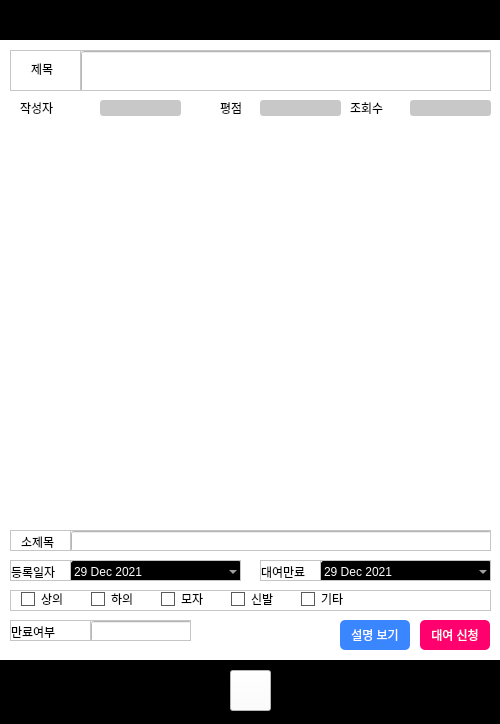
<?xml version="1.0" encoding="UTF-8"?>
<ui version="4.0">
 <class>MainWindow</class>
 <widget class="QMainWindow" name="MainWindow">
  <property name="geometry">
   <rect>
    <x>0</x>
    <y>0</y>
    <width>500</width>
    <height>724</height>
   </rect>
  </property>
  <property name="windowTitle">
   <string>입어바라</string>
  </property>
  <property name="styleSheet">
   <string notr="true">background-color: white;</string>
  </property>
  <widget class="QWidget" name="centralwidget">
   <widget class="QFrame" name="frame">
    <property name="geometry">
     <rect>
      <x>0</x>
      <y>0</y>
      <width>500</width>
      <height>40</height>
     </rect>
    </property>
    <property name="styleSheet">
     <string notr="true">background-color: black;</string>
    </property>
    <property name="frameShape">
     <enum>QFrame::StyledPanel</enum>
    </property>
    <property name="frameShadow">
     <enum>QFrame::Raised</enum>
    </property>
   </widget>
   <widget class="QFrame" name="frame_2">
    <property name="geometry">
     <rect>
      <x>0</x>
      <y>660</y>
      <width>500</width>
      <height>70</height>
     </rect>
    </property>
    <property name="styleSheet">
     <string notr="true">background-color: black;</string>
    </property>
    <property name="frameShape">
     <enum>QFrame::StyledPanel</enum>
    </property>
    <property name="frameShadow">
     <enum>QFrame::Raised</enum>
    </property>
   </widget>
   <widget class="QScrollArea" name="scrollArea_2">
    <property name="geometry">
     <rect>
      <x>80</x>
      <y>50</y>
      <width>411</width>
      <height>41</height>
     </rect>
    </property>
    <property name="widgetResizable">
     <bool>true</bool>
    </property>
    <widget class="QWidget" name="scrollAreaWidgetContents_3">
     <property name="geometry">
      <rect>
       <x>0</x>
       <y>0</y>
       <width>409</width>
       <height>39</height>
      </rect>
     </property>
     <widget class="QLineEdit" name="title">
      <property name="geometry">
       <rect>
        <x>0</x>
        <y>0</y>
        <width>411</width>
        <height>41</height>
       </rect>
      </property>
     </widget>
    </widget>
   </widget>
   <widget class="QScrollArea" name="scrollArea_3">
    <property name="geometry">
     <rect>
      <x>10</x>
      <y>50</y>
      <width>71</width>
      <height>41</height>
     </rect>
    </property>
    <property name="widgetResizable">
     <bool>true</bool>
    </property>
    <widget class="QWidget" name="scrollAreaWidgetContents_4">
     <property name="geometry">
      <rect>
       <x>0</x>
       <y>0</y>
       <width>69</width>
       <height>39</height>
      </rect>
     </property>
     <widget class="QLabel" name="label_levels_2">
      <property name="geometry">
       <rect>
        <x>20</x>
        <y>10</y>
        <width>31</width>
        <height>16</height>
       </rect>
      </property>
      <property name="styleSheet">
       <string notr="true">color: rgb(0, 0, 0);
font: 87 9pt &quot;Arial Black&quot;;</string>
      </property>
      <property name="frameShadow">
       <enum>QFrame::Plain</enum>
      </property>
      <property name="text">
       <string>제목</string>
      </property>
      <property name="scaledContents">
       <bool>false</bool>
      </property>
     </widget>
    </widget>
   </widget>
   <widget class="QScrollArea" name="scrollArea_5">
    <property name="geometry">
     <rect>
      <x>10</x>
      <y>530</y>
      <width>61</width>
      <height>21</height>
     </rect>
    </property>
    <property name="widgetResizable">
     <bool>true</bool>
    </property>
    <widget class="QWidget" name="scrollAreaWidgetContents_7">
     <property name="geometry">
      <rect>
       <x>0</x>
       <y>0</y>
       <width>59</width>
       <height>19</height>
      </rect>
     </property>
     <widget class="QLabel" name="label_levels_5">
      <property name="geometry">
       <rect>
        <x>10</x>
        <y>0</y>
        <width>51</width>
        <height>21</height>
       </rect>
      </property>
      <property name="styleSheet">
       <string notr="true">color: rgb(0, 0, 0);
font: 87 9pt &quot;Arial Black&quot;;</string>
      </property>
      <property name="frameShadow">
       <enum>QFrame::Plain</enum>
      </property>
      <property name="text">
       <string>소제목</string>
      </property>
      <property name="scaledContents">
       <bool>false</bool>
      </property>
     </widget>
    </widget>
   </widget>
   <widget class="QScrollArea" name="scrollArea_4">
    <property name="geometry">
     <rect>
      <x>70</x>
      <y>530</y>
      <width>421</width>
      <height>21</height>
     </rect>
    </property>
    <property name="widgetResizable">
     <bool>true</bool>
    </property>
    <widget class="QWidget" name="scrollAreaWidgetContents_6">
     <property name="geometry">
      <rect>
       <x>0</x>
       <y>0</y>
       <width>419</width>
       <height>19</height>
      </rect>
     </property>
     <widget class="QLineEdit" name="subTitle">
      <property name="geometry">
       <rect>
        <x>0</x>
        <y>0</y>
        <width>421</width>
        <height>21</height>
       </rect>
      </property>
     </widget>
    </widget>
   </widget>
   <widget class="QScrollArea" name="scrollArea_6">
    <property name="geometry">
     <rect>
      <x>70</x>
      <y>560</y>
      <width>171</width>
      <height>21</height>
     </rect>
    </property>
    <property name="widgetResizable">
     <bool>true</bool>
    </property>
    <widget class="QWidget" name="scrollAreaWidgetContents_8">
     <property name="geometry">
      <rect>
       <x>0</x>
       <y>0</y>
       <width>169</width>
       <height>19</height>
      </rect>
     </property>
     <widget class="QDateEdit" name="regdate">
      <property name="enabled">
       <bool>false</bool>
      </property>
      <property name="geometry">
       <rect>
        <x>0</x>
        <y>0</y>
        <width>171</width>
        <height>22</height>
       </rect>
      </property>
      <property name="toolTip">
       <string>해당 기능을 사용하시려면 설정에서 옵션을 켜주세요.</string>
      </property>
      <property name="styleSheet">
       <string notr="true">background-color: rgb(0, 0, 0);
color: rgb(255, 255, 255);
border-radius: 3px;
border: 1px solid;</string>
      </property>
      <property name="dateTime">
       <datetime>
        <hour>15</hour>
        <minute>0</minute>
        <second>0</second>
        <year>2021</year>
        <month>12</month>
        <day>29</day>
       </datetime>
      </property>
      <property name="calendarPopup">
       <bool>true</bool>
      </property>
      <property name="timeSpec">
       <enum>Qt::UTC</enum>
      </property>
     </widget>
    </widget>
   </widget>
   <widget class="QScrollArea" name="scrollArea_8">
    <property name="geometry">
     <rect>
      <x>10</x>
      <y>560</y>
      <width>61</width>
      <height>21</height>
     </rect>
    </property>
    <property name="widgetResizable">
     <bool>true</bool>
    </property>
    <widget class="QWidget" name="scrollAreaWidgetContents_10">
     <property name="geometry">
      <rect>
       <x>0</x>
       <y>0</y>
       <width>59</width>
       <height>19</height>
      </rect>
     </property>
     <widget class="QLabel" name="label_levels_6">
      <property name="geometry">
       <rect>
        <x>0</x>
        <y>0</y>
        <width>51</width>
        <height>21</height>
       </rect>
      </property>
      <property name="styleSheet">
       <string notr="true">color: rgb(0, 0, 0);
font: 87 9pt &quot;Arial Black&quot;;</string>
      </property>
      <property name="frameShadow">
       <enum>QFrame::Plain</enum>
      </property>
      <property name="text">
       <string>등록일자</string>
      </property>
      <property name="scaledContents">
       <bool>false</bool>
      </property>
     </widget>
     <widget class="QLabel" name="label_levels_7">
      <property name="geometry">
       <rect>
        <x>0</x>
        <y>0</y>
        <width>61</width>
        <height>21</height>
       </rect>
      </property>
      <property name="styleSheet">
       <string notr="true">color: rgb(0, 0, 0);
font: 87 9pt &quot;Arial Black&quot;;</string>
      </property>
      <property name="frameShadow">
       <enum>QFrame::Plain</enum>
      </property>
      <property name="text">
       <string>등록일자</string>
      </property>
      <property name="scaledContents">
       <bool>false</bool>
      </property>
     </widget>
     <widget class="QScrollArea" name="scrollArea_7">
      <property name="geometry">
       <rect>
        <x>70</x>
        <y>500</y>
        <width>171</width>
        <height>21</height>
       </rect>
      </property>
      <property name="widgetResizable">
       <bool>true</bool>
      </property>
      <widget class="QWidget" name="scrollAreaWidgetContents_9">
       <property name="geometry">
        <rect>
         <x>0</x>
         <y>0</y>
         <width>169</width>
         <height>19</height>
        </rect>
       </property>
      </widget>
     </widget>
    </widget>
   </widget>
   <widget class="QScrollArea" name="scrollArea_10">
    <property name="geometry">
     <rect>
      <x>10</x>
      <y>590</y>
      <width>481</width>
      <height>21</height>
     </rect>
    </property>
    <property name="widgetResizable">
     <bool>true</bool>
    </property>
    <widget class="QWidget" name="scrollAreaWidgetContents_12">
     <property name="geometry">
      <rect>
       <x>0</x>
       <y>0</y>
       <width>479</width>
       <height>19</height>
      </rect>
     </property>
     <widget class="QCheckBox" name="op1">
      <property name="enabled">
       <bool>true</bool>
      </property>
      <property name="geometry">
       <rect>
        <x>10</x>
        <y>0</y>
        <width>51</width>
        <height>16</height>
       </rect>
      </property>
      <property name="styleSheet">
       <string notr="true">QCheckBox::indicator:unchecked {
    border: 1px solid #5A5A5A;
    background: none;
}</string>
      </property>
      <property name="text">
       <string>상의</string>
      </property>
     </widget>
     <widget class="QCheckBox" name="op2">
      <property name="enabled">
       <bool>true</bool>
      </property>
      <property name="geometry">
       <rect>
        <x>80</x>
        <y>0</y>
        <width>61</width>
        <height>16</height>
       </rect>
      </property>
      <property name="styleSheet">
       <string notr="true">QCheckBox::indicator:unchecked {
    border: 1px solid #5A5A5A;
    background: none;
}</string>
      </property>
      <property name="text">
       <string>하의</string>
      </property>
     </widget>
     <widget class="QCheckBox" name="op3">
      <property name="enabled">
       <bool>true</bool>
      </property>
      <property name="geometry">
       <rect>
        <x>150</x>
        <y>0</y>
        <width>51</width>
        <height>16</height>
       </rect>
      </property>
      <property name="styleSheet">
       <string notr="true">QCheckBox::indicator:unchecked {
    border: 1px solid #5A5A5A;
    background: none;
}</string>
      </property>
      <property name="text">
       <string>모자</string>
      </property>
     </widget>
     <widget class="QCheckBox" name="op4">
      <property name="enabled">
       <bool>true</bool>
      </property>
      <property name="geometry">
       <rect>
        <x>220</x>
        <y>0</y>
        <width>51</width>
        <height>16</height>
       </rect>
      </property>
      <property name="styleSheet">
       <string notr="true">QCheckBox::indicator:unchecked {
    border: 1px solid #5A5A5A;
    background: none;
}</string>
      </property>
      <property name="text">
       <string>신발</string>
      </property>
     </widget>
     <widget class="QCheckBox" name="op5">
      <property name="enabled">
       <bool>true</bool>
      </property>
      <property name="geometry">
       <rect>
        <x>290</x>
        <y>0</y>
        <width>51</width>
        <height>16</height>
       </rect>
      </property>
      <property name="styleSheet">
       <string notr="true">QCheckBox::indicator:unchecked {
    border: 1px solid #5A5A5A;
    background: none;
}</string>
      </property>
      <property name="text">
       <string>기타</string>
      </property>
     </widget>
    </widget>
   </widget>
   <widget class="QPushButton" name="desc">
    <property name="geometry">
     <rect>
      <x>340</x>
      <y>620</y>
      <width>70</width>
      <height>30</height>
     </rect>
    </property>
    <property name="styleSheet">
     <string notr="true">QPushButton{
	color: white;
	background-color: rgb(58, 134, 255);
	border-radius: 5px;
}</string>
    </property>
    <property name="text">
     <string>설명 보기</string>
    </property>
    <property name="flat">
     <bool>false</bool>
    </property>
   </widget>
   <widget class="QPushButton" name="trade">
    <property name="geometry">
     <rect>
      <x>420</x>
      <y>620</y>
      <width>70</width>
      <height>30</height>
     </rect>
    </property>
    <property name="styleSheet">
     <string notr="true">QPushButton{
	color: white;
	background-color: rgb(255, 0, 110);
	border-radius: 5px;
}</string>
    </property>
    <property name="text">
     <string>대여 신청</string>
    </property>
    <property name="flat">
     <bool>false</bool>
    </property>
   </widget>
   <widget class="QLabel" name="label_levels">
    <property name="geometry">
     <rect>
      <x>20</x>
      <y>100</y>
      <width>61</width>
      <height>16</height>
     </rect>
    </property>
    <property name="styleSheet">
     <string notr="true">color: rgb(0, 0, 0);
font: 87 9pt &quot;Arial Black&quot;;</string>
    </property>
    <property name="frameShadow">
     <enum>QFrame::Plain</enum>
    </property>
    <property name="text">
     <string>작성자</string>
    </property>
    <property name="scaledContents">
     <bool>false</bool>
    </property>
   </widget>
   <widget class="QLineEdit" name="name">
    <property name="enabled">
     <bool>false</bool>
    </property>
    <property name="geometry">
     <rect>
      <x>100</x>
      <y>100</y>
      <width>81</width>
      <height>16</height>
     </rect>
    </property>
    <property name="styleSheet">
     <string notr="true">background-color: rgb(200, 200, 200);
border-radius: 3px;
color: rgb(0, 0, 0);</string>
    </property>
    <property name="frame">
     <bool>false</bool>
    </property>
    <property name="alignment">
     <set>Qt::AlignCenter</set>
    </property>
    <property name="placeholderText">
     <string/>
    </property>
    <property name="clearButtonEnabled">
     <bool>false</bool>
    </property>
   </widget>
   <widget class="QLineEdit" name="viewCount">
    <property name="enabled">
     <bool>false</bool>
    </property>
    <property name="geometry">
     <rect>
      <x>410</x>
      <y>100</y>
      <width>81</width>
      <height>16</height>
     </rect>
    </property>
    <property name="styleSheet">
     <string notr="true">background-color: rgb(200, 200, 200);
border-radius: 3px;
color: rgb(0, 0, 0);</string>
    </property>
    <property name="text">
     <string/>
    </property>
    <property name="frame">
     <bool>false</bool>
    </property>
    <property name="alignment">
     <set>Qt::AlignCenter</set>
    </property>
    <property name="placeholderText">
     <string/>
    </property>
    <property name="clearButtonEnabled">
     <bool>false</bool>
    </property>
   </widget>
   <widget class="QLabel" name="label_levels_3">
    <property name="geometry">
     <rect>
      <x>350</x>
      <y>100</y>
      <width>51</width>
      <height>16</height>
     </rect>
    </property>
    <property name="styleSheet">
     <string notr="true">color: rgb(0, 0, 0);
font: 87 9pt &quot;Arial Black&quot;;</string>
    </property>
    <property name="frameShadow">
     <enum>QFrame::Plain</enum>
    </property>
    <property name="text">
     <string>조회수</string>
    </property>
    <property name="scaledContents">
     <bool>false</bool>
    </property>
   </widget>
   <widget class="QLineEdit" name="score">
    <property name="enabled">
     <bool>false</bool>
    </property>
    <property name="geometry">
     <rect>
      <x>260</x>
      <y>100</y>
      <width>81</width>
      <height>16</height>
     </rect>
    </property>
    <property name="styleSheet">
     <string notr="true">background-color: rgb(200, 200, 200);
border-radius: 3px;
color: rgb(0, 0, 0);</string>
    </property>
    <property name="text">
     <string/>
    </property>
    <property name="frame">
     <bool>false</bool>
    </property>
    <property name="alignment">
     <set>Qt::AlignCenter</set>
    </property>
    <property name="placeholderText">
     <string/>
    </property>
    <property name="clearButtonEnabled">
     <bool>false</bool>
    </property>
   </widget>
   <widget class="QLabel" name="label_levels_4">
    <property name="geometry">
     <rect>
      <x>220</x>
      <y>100</y>
      <width>31</width>
      <height>16</height>
     </rect>
    </property>
    <property name="styleSheet">
     <string notr="true">color: rgb(0, 0, 0);
font: 87 9pt &quot;Arial Black&quot;;</string>
    </property>
    <property name="frameShadow">
     <enum>QFrame::Plain</enum>
    </property>
    <property name="text">
     <string>평점</string>
    </property>
    <property name="scaledContents">
     <bool>false</bool>
    </property>
   </widget>
   <widget class="QScrollArea" name="scrollArea_11">
    <property name="geometry">
     <rect>
      <x>260</x>
      <y>560</y>
      <width>61</width>
      <height>21</height>
     </rect>
    </property>
    <property name="widgetResizable">
     <bool>true</bool>
    </property>
    <widget class="QWidget" name="scrollAreaWidgetContents_13">
     <property name="geometry">
      <rect>
       <x>0</x>
       <y>0</y>
       <width>59</width>
       <height>19</height>
      </rect>
     </property>
     <widget class="QLabel" name="label_levels_8">
      <property name="geometry">
       <rect>
        <x>0</x>
        <y>0</y>
        <width>51</width>
        <height>21</height>
       </rect>
      </property>
      <property name="styleSheet">
       <string notr="true">color: rgb(0, 0, 0);
font: 87 9pt &quot;Arial Black&quot;;</string>
      </property>
      <property name="frameShadow">
       <enum>QFrame::Plain</enum>
      </property>
      <property name="text">
       <string>등록일자</string>
      </property>
      <property name="scaledContents">
       <bool>false</bool>
      </property>
     </widget>
     <widget class="QLabel" name="label_levels_9">
      <property name="geometry">
       <rect>
        <x>0</x>
        <y>0</y>
        <width>61</width>
        <height>21</height>
       </rect>
      </property>
      <property name="styleSheet">
       <string notr="true">color: rgb(0, 0, 0);
font: 87 9pt &quot;Arial Black&quot;;</string>
      </property>
      <property name="frameShadow">
       <enum>QFrame::Plain</enum>
      </property>
      <property name="text">
       <string>대여만료</string>
      </property>
      <property name="scaledContents">
       <bool>false</bool>
      </property>
     </widget>
     <widget class="QScrollArea" name="scrollArea_12">
      <property name="geometry">
       <rect>
        <x>70</x>
        <y>500</y>
        <width>171</width>
        <height>21</height>
       </rect>
      </property>
      <property name="widgetResizable">
       <bool>true</bool>
      </property>
      <widget class="QWidget" name="scrollAreaWidgetContents_14">
       <property name="geometry">
        <rect>
         <x>0</x>
         <y>0</y>
         <width>169</width>
         <height>19</height>
        </rect>
       </property>
      </widget>
     </widget>
    </widget>
   </widget>
   <widget class="QScrollArea" name="scrollArea_9">
    <property name="geometry">
     <rect>
      <x>320</x>
      <y>560</y>
      <width>171</width>
      <height>21</height>
     </rect>
    </property>
    <property name="widgetResizable">
     <bool>true</bool>
    </property>
    <widget class="QWidget" name="scrollAreaWidgetContents_11">
     <property name="geometry">
      <rect>
       <x>0</x>
       <y>0</y>
       <width>169</width>
       <height>19</height>
      </rect>
     </property>
     <widget class="QDateEdit" name="enddate">
      <property name="enabled">
       <bool>false</bool>
      </property>
      <property name="geometry">
       <rect>
        <x>0</x>
        <y>0</y>
        <width>171</width>
        <height>22</height>
       </rect>
      </property>
      <property name="toolTip">
       <string>해당 기능을 사용하시려면 설정에서 옵션을 켜주세요.</string>
      </property>
      <property name="styleSheet">
       <string notr="true">background-color: rgb(0, 0, 0);
color: rgb(255, 255, 255);
border-radius: 3px;
border: 1px solid;</string>
      </property>
      <property name="dateTime">
       <datetime>
        <hour>15</hour>
        <minute>0</minute>
        <second>0</second>
        <year>2021</year>
        <month>12</month>
        <day>29</day>
       </datetime>
      </property>
      <property name="calendarPopup">
       <bool>true</bool>
      </property>
      <property name="timeSpec">
       <enum>Qt::UTC</enum>
      </property>
     </widget>
    </widget>
   </widget>
   <widget class="QScrollArea" name="scrollArea_14">
    <property name="geometry">
     <rect>
      <x>10</x>
      <y>620</y>
      <width>81</width>
      <height>21</height>
     </rect>
    </property>
    <property name="widgetResizable">
     <bool>true</bool>
    </property>
    <widget class="QWidget" name="scrollAreaWidgetContents_17">
     <property name="geometry">
      <rect>
       <x>0</x>
       <y>0</y>
       <width>79</width>
       <height>19</height>
      </rect>
     </property>
     <widget class="QLabel" name="label_levels_10">
      <property name="geometry">
       <rect>
        <x>0</x>
        <y>0</y>
        <width>61</width>
        <height>21</height>
       </rect>
      </property>
      <property name="styleSheet">
       <string notr="true">color: rgb(0, 0, 0);
font: 87 9pt &quot;Arial Black&quot;;</string>
      </property>
      <property name="frameShadow">
       <enum>QFrame::Plain</enum>
      </property>
      <property name="text">
       <string>만료여부</string>
      </property>
      <property name="scaledContents">
       <bool>false</bool>
      </property>
     </widget>
     <widget class="QScrollArea" name="scrollArea_15">
      <property name="geometry">
       <rect>
        <x>70</x>
        <y>500</y>
        <width>171</width>
        <height>21</height>
       </rect>
      </property>
      <property name="widgetResizable">
       <bool>true</bool>
      </property>
      <widget class="QWidget" name="scrollAreaWidgetContents_18">
       <property name="geometry">
        <rect>
         <x>0</x>
         <y>0</y>
         <width>169</width>
         <height>19</height>
        </rect>
       </property>
      </widget>
     </widget>
    </widget>
   </widget>
   <widget class="QScrollArea" name="scrollArea_13">
    <property name="geometry">
     <rect>
      <x>90</x>
      <y>620</y>
      <width>101</width>
      <height>21</height>
     </rect>
    </property>
    <property name="widgetResizable">
     <bool>true</bool>
    </property>
    <widget class="QWidget" name="scrollAreaWidgetContents_16">
     <property name="geometry">
      <rect>
       <x>0</x>
       <y>0</y>
       <width>99</width>
       <height>19</height>
      </rect>
     </property>
     <widget class="QLineEdit" name="enabled">
      <property name="enabled">
       <bool>true</bool>
      </property>
      <property name="geometry">
       <rect>
        <x>0</x>
        <y>0</y>
        <width>101</width>
        <height>21</height>
       </rect>
      </property>
     </widget>
    </widget>
   </widget>
   <widget class="QLabel" name="img">
    <property name="geometry">
     <rect>
      <x>10</x>
      <y>140</y>
      <width>471</width>
      <height>381</height>
     </rect>
    </property>
    <property name="text">
     <string/>
    </property>
   </widget>
   <widget class="QPushButton" name="homeButton">
    <property name="geometry">
     <rect>
      <x>230</x>
      <y>670</y>
      <width>41</width>
      <height>41</height>
     </rect>
    </property>
    <property name="text">
     <string/>
    </property>
    <property name="icon">
     <iconset>
      <normaloff>icon/home.png</normaloff>icon/home.png</iconset>
    </property>
    <property name="iconSize">
     <size>
      <width>25</width>
      <height>25</height>
     </size>
    </property>
   </widget>
  </widget>
 </widget>
 <resources/>
 <connections/>
</ui>
